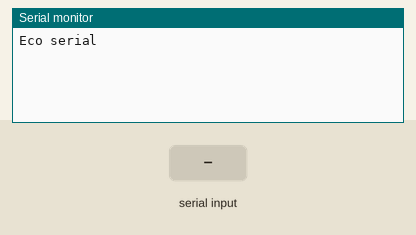
This sketch was run on a simulated Arduino Uno, built with avr-gcc and run on an emulated ATmega328P. Parts: the last lines printed to the serial monitor. Inputs (shaded band) come from the test bench.

Above: at 1.4 s.
1.5 s: "1\n" received over Serial
At 2.7 s:
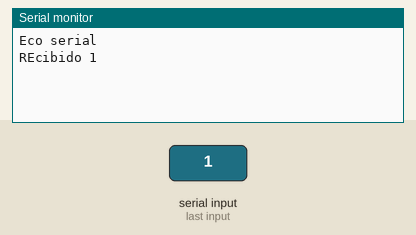
3.0 s: "0\n" received over Serial
At 4.0 s:
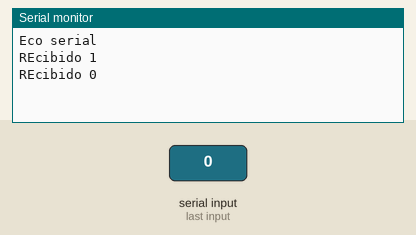
4.5 s: "2\n" received over Serial
At 5.1 s:
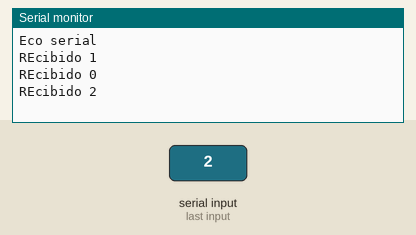

Measured:
- after the input at 1.5 s, the serial monitor: prints a new line at once (image 1)
- after the input at 3.0 s, the serial monitor: prints a new line at once (image 2)
- after the input at 4.5 s, the serial monitor: prints a new line at once (image 3)

The sketch:

sketch_jan13c.ino
```cpp
//ES32 UART
//eco de caracter tecleado
void setup() {
  // UART
  Serial.begin(115200);
  delay(200);
  Serial.println();
  Serial.println("Eco serial");
  Serial.println();

}

void loop() {
  // put your main code here, to run repeatedly:
  //Espera por caracteres
  if(Serial.available()){
    //Serial.write(Serial.read());//Imprime lo que recibe (ECO)
    String s = Serial.readStringUntil('\n');
    Serial.println("REcibido " + s);
  }

}
```
